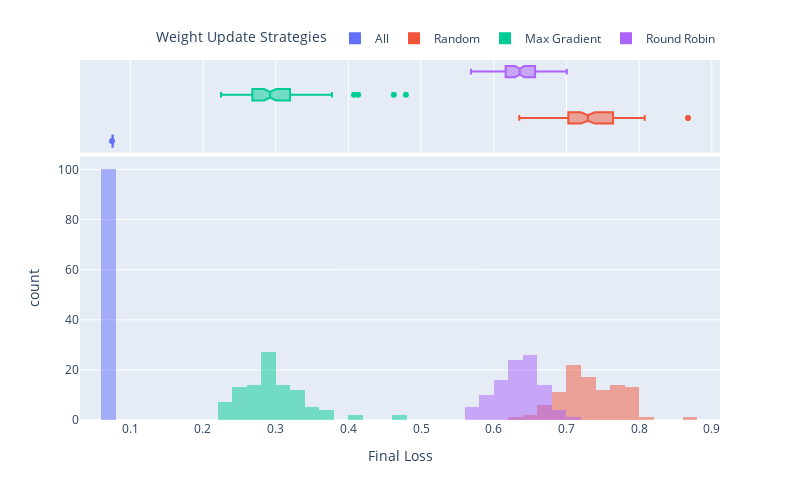

Notebook code for this chart:
### Code cell
fig = px.histogram(df,x="Final Loss",color="Weight Update Strategies",height=500,width=800,nbins=50,barmode="overlay",marginal="box")
fig.update_layout(legend=dict(
    orientation="h",
    yanchor="bottom",
    y=1.02,
    xanchor="right",
    x=1
))
fig.show()
